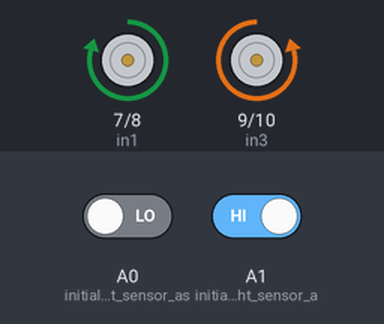
Bench run of a sketch on a simulated Arduino Uno, built with avr-gcc and run on an emulated ATmega328P. Shown: motor-driver pin pairs drawn as motors (green arrow = first pin HIGH = forward, orange = second pin HIGH = backward, longer = more drive, scaled by the enable pin). The inputs (shaded band) are chosen by the test bench; at power-on: A0 (initialize_Left_sensor_as) LOW, A1 (initialize_Right_sensor_a) HIGH.

Above: at 1.2 s.
1.3 s: A0 (initialize_Left_sensor_as) driven HIGH
At 2.5 s:
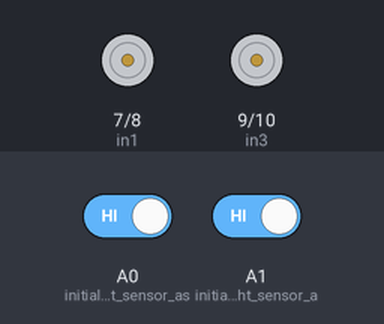
2.8 s: A1 (initialize_Right_sensor_a) driven LOW
At 3.8 s:
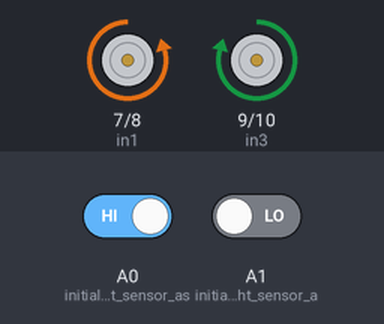
4.3 s: A0 (initialize_Left_sensor_as) driven LOW
At 5.0 s:
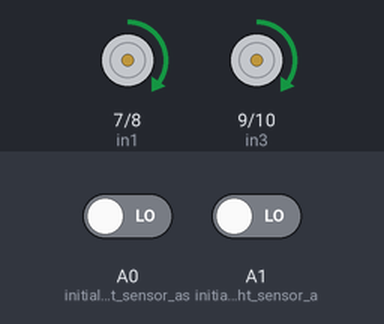
5.8 s: A1 (initialize_Right_sensor_a) driven HIGH
At 6.1 s:
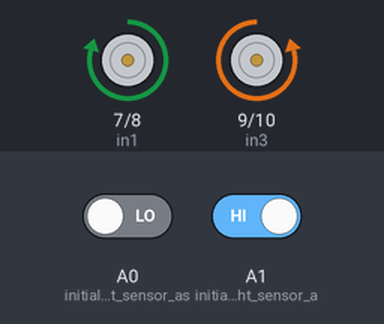
Timing chart, 0 to 8.3 s (numbered marks = the images above; inputs shaded):
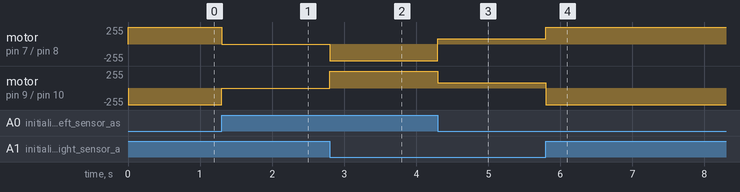

The sketch:

Line_Following_Code.ino
```cpp
//GitHub = https://github.com/Sam-e10e

#define enA 6
#define enB 5
#define in1 7
#define in2 8
#define in3 9
#define in4 10
int LEFT_SENSOR = digitalRead(A0);
int RIGHT_SENSOR = digitalRead(A1);


 int M1_Speed = 80; // speed of motor 1
 int M2_Speed = 80; // speed of motor 2)
 int LeftRotationSpeed = 250;  // Left Rotation Speed, you can control the speed of motors here by changing the value (max value is 250)
 int RightRotationSpeed = 250; // Right Rotation Speed, you can control the speed of motors here by changing the value (max value is 250)


 void setup() {

  pinMode(in1,OUTPUT);
  pinMode(in2,OUTPUT);
  pinMode(in3,OUTPUT);
  pinMode(in4,OUTPUT);

    pinMode(enA,OUTPUT);
    pinMode(enB,OUTPUT);

      pinMode(A0, INPUT); // initialize Left sensor as an input
      pinMode(A1, INPUT); // initialize Right sensor as an input

}

void loop() {

  int LEFT_SENSOR = digitalRead(A0);
  int RIGHT_SENSOR = digitalRead(A1);

if(RIGHT_SENSOR==0 && LEFT_SENSOR==0) {
    forward(); //FORWARD
}

  else if(RIGHT_SENSOR==0 && LEFT_SENSOR==1) {
    right(); //Move Right
 }

  else if(RIGHT_SENSOR==1 && LEFT_SENSOR==0) {
    left(); //Move Left
}

  else if(RIGHT_SENSOR==1 && LEFT_SENSOR==1) {
    Stop();  //STOP
 }
}


void forward()
{
            digitalWrite(in1, HIGH);
            digitalWrite(in2, LOW);
            digitalWrite(in3, HIGH);
            digitalWrite(in4, LOW);

                analogWrite(enA, M1_Speed);
                analogWrite(enB, M2_Speed);
}

void backward()
{
            digitalWrite(in1, LOW);
            digitalWrite(in2, HIGH);
            digitalWrite(in3, LOW);
            digitalWrite(in4, HIGH);

                analogWrite(enA, M1_Speed);
                analogWrite(enB, M2_Speed);
}

void right()
{
            digitalWrite(in1, LOW);
            digitalWrite(in2, HIGH);
            digitalWrite(in3, HIGH);
            digitalWrite(in4, LOW);

                analogWrite(enA, LeftRotationSpeed);
                analogWrite(enB, RightRotationSpeed);
}

void left()
{
            digitalWrite(in1, HIGH);
            digitalWrite(in2, LOW);
            digitalWrite(in3, LOW);
            digitalWrite(in4, HIGH);

                analogWrite(enA, LeftRotationSpeed);
                analogWrite(enB, RightRotationSpeed);
}

void Stop()
{
            digitalWrite(in1, LOW);
            digitalWrite(in2, LOW);
            digitalWrite(in3, LOW);
            digitalWrite(in4, LOW);
}
```

Measured:
- after the input at 1.3 s, motor on pin 7 (in1) / pin 8 (in2): forward 250/255 → stopped at once; motor on pin 9 (in3) / pin 10 (in4): backward 250/255 → stopped at once
- after the input at 2.8 s, motor on pin 7 (in1) / pin 8 (in2): stopped → backward 250/255 at once; motor on pin 9 (in3) / pin 10 (in4): stopped → forward 250/255 at once
- after the input at 4.3 s, motor on pin 7 (in1) / pin 8 (in2): backward 250/255 → forward 80/255 at once; motor on pin 9 (in3) / pin 10 (in4): forward 250/255 → forward 80/255 at once
- after the input at 5.8 s, motor on pin 7 (in1) / pin 8 (in2): forward 80/255 → forward 250/255 at once; motor on pin 9 (in3) / pin 10 (in4): forward 80/255 → backward 250/255 at once
